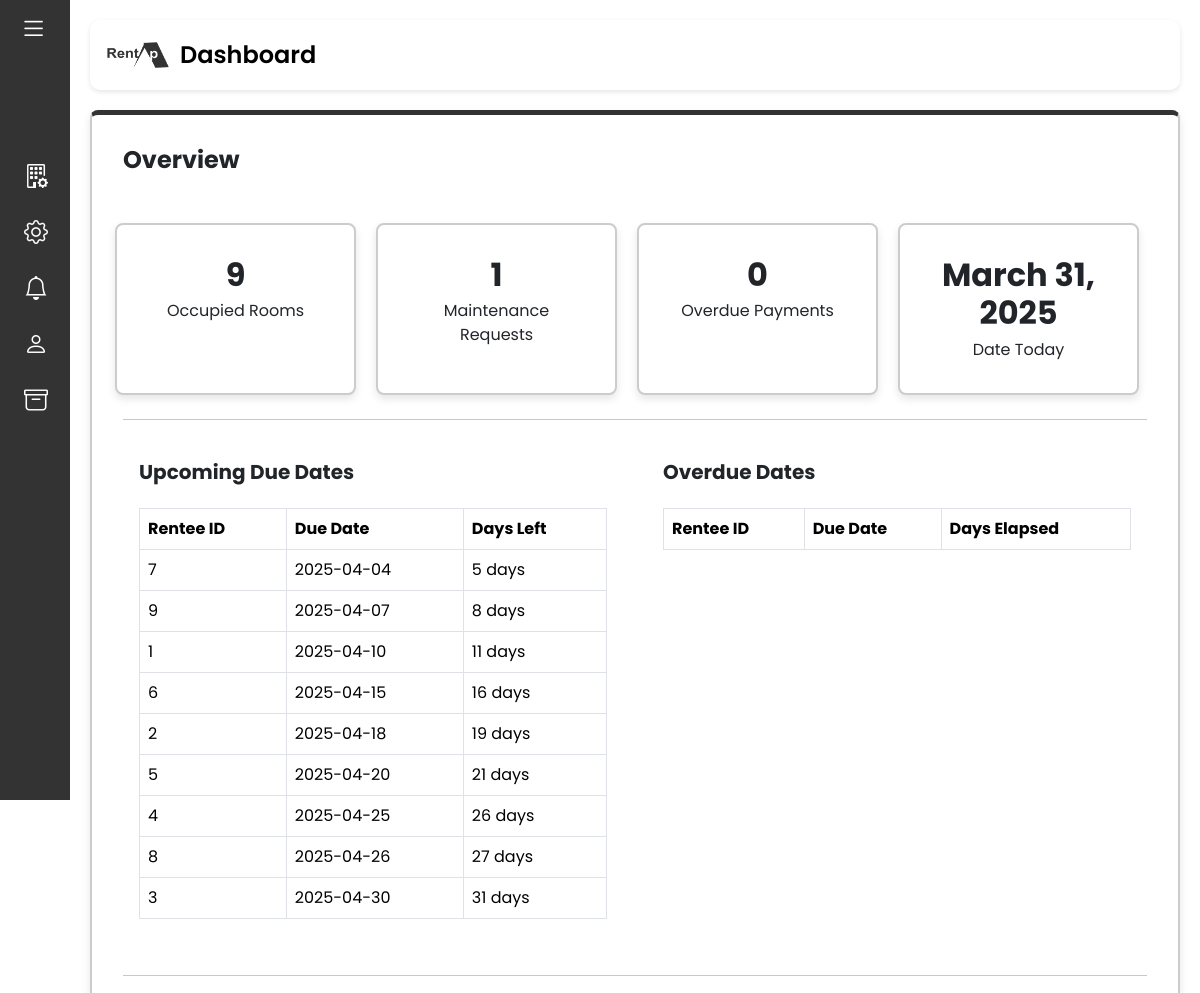
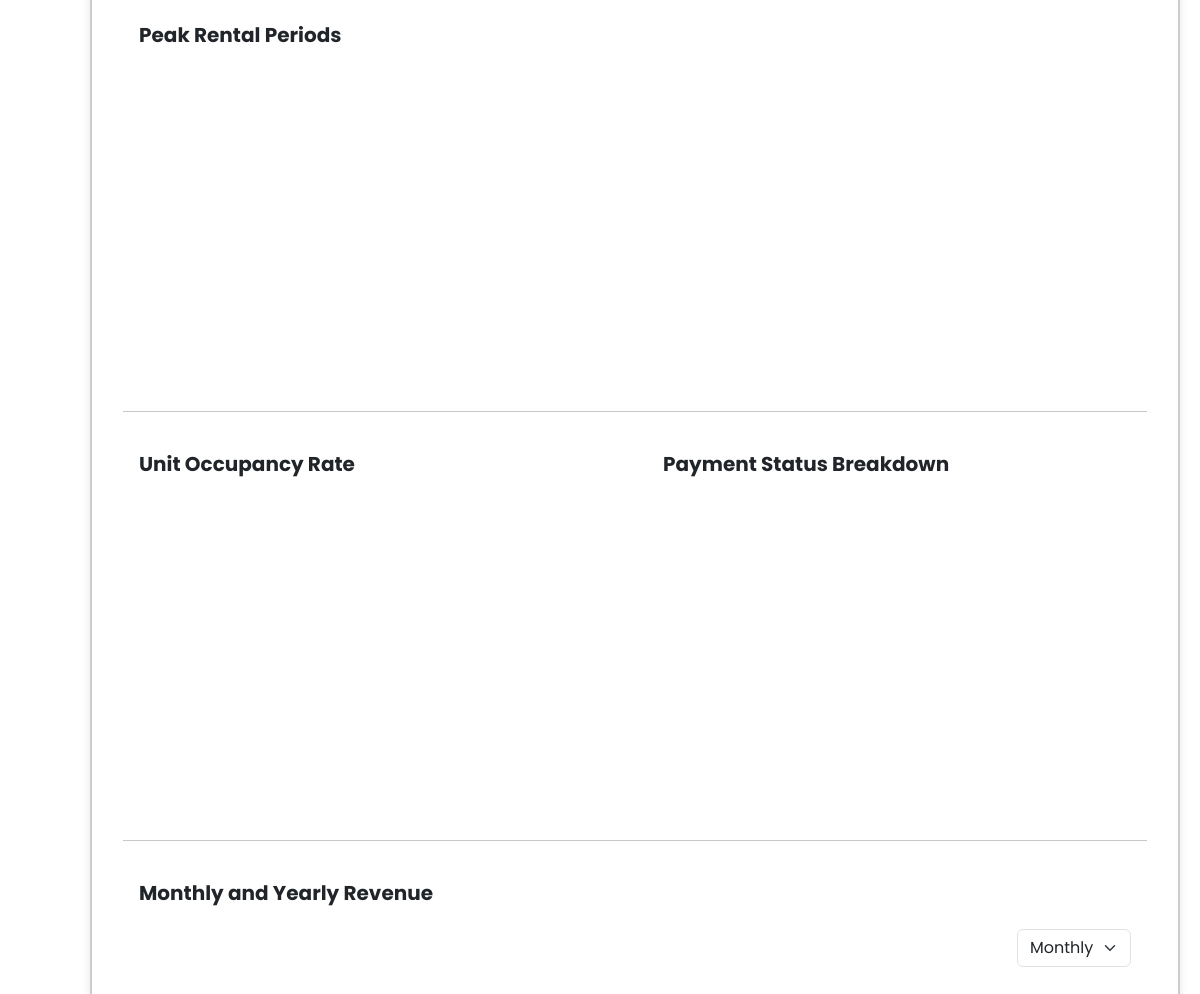
Page /manager/manager_dashboard.php (signed in) on the committed database (2 pictures, top to bottom).
### tables this page shows
CREATE TABLE `pending_payments` (
  `rentee_id` int(11) DEFAULT NULL,
  `due_date` date DEFAULT NULL,
  `amount` decimal(10,2) DEFAULT NULL,
  `status` enum('Pending','Paid') DEFAULT NULL
);

### manager/manager_dashboard.php (the view, shortened to what this page needs)
<?php
include '../db_connection.php';
$occupiedRoomsQuery = "SELECT COUNT(*) AS occupied_count FROM Unit_Status WHERE status = 'Occupied'";
$occupiedRoomsResult = $conn->query($occupiedRoomsQuery);
$occupiedRooms = $occupiedRoomsResult->fetch_assoc()['occupied_count'];
$maintenanceRequestsQuery = "SELECT COUNT(*) AS maintenance_count FROM Maintenance_Request WHERE status = 'Pending'";
$maintenanceRequestsResult = $conn->query($maintenanceRequestsQuery);
$maintenanceRequests = $maintenanceRequestsResult->fetch_assoc()['maintenance_count'];
$overduePaymentsQuery = "SELECT COUNT(*) AS overdue_count FROM Payment_History WHERE status = 'Overdue'";
$overduePaymentsResult = $conn->query($overduePaymentsQuery);
$overduePayments = $overduePaymentsResult->fetch_assoc()['overdue_count'];
$upcomingDueDatesQuery = "
    SELECT rentee_id, due_date, DATEDIFF(due_date, CURDATE()) AS days_left
    FROM Pending_Payments
    WHERE status = 'Pending' AND due_date >= CURDATE()
    ORDER BY due_date ASC
";
$upcomingDueDatesResult = $conn->query($upcomingDueDatesQuery);
?>
<!DOCTYPE html>
<html lang="en">
<head>
    <link href="https://cdn.lineicons.com/4.0/lineicons.css" rel="stylesheet" />
    <link href="https://cdn.jsdelivr.net/npm/bootstrap@5.3.3/dist/css/bootstrap.min.css" rel="stylesheet">
    <link href="https://cdn.jsdelivr.net/npm/bootstrap-icons/font/bootstrap-icons.css" rel="stylesheet">
    <link rel="stylesheet" href="../main.css">
</head>
<body>
    <div class="wrapper">
        <?php include '../manager_sidebar.php'; ?>
        <div class="main-content container-fluid g-0">
            <div class="title-container">
                <img src="../images/RentAp_full.png" alt="RentAp Icon" class="rentap_Icon">
                <h1>Dashboard</h1>
            </div>
            <div class="content-container">
                <div class="row">
                    <div class="col-12">
                        <div class="card">
                            <div class="card-body">
                                <h4 class="card-title mb-4"><strong>Overview</strong></h4>
                                <div class="row">
                                    <div class="content container mt-4">
                                        <div class="row g-3 cardBox justify-content-between">
                                            <div class="col-md-4 dashboardcard">
                                                <div class="text-center p-3">
                                                    <h5 class="card-title numbers"><?= $occupiedRooms ?></h5>
                                                    <p class="card-text cardName">Occupied Rooms</p>
                                                </div>
                                            </div>
                                            <div class="col-md-4 dashboardcard">
                                                <div class="text-center p-3">
                                                    <h5 class="card-title numbers"><?= $maintenanceRequests ?></h5>
                                                    <p class="card-text cardName">Maintenance Requests</p>
                                                </div>
                                            </div>
                                            <div class="col-md-4 dashboardcard">
                                                <div class="text-center p-3">
                                                    <h5 class="card-title numbers"><?= $overduePayments ?></h5>
                                                    <p class="card-text cardName">Overdue Payments</p>
                                                </div>
                                            </div>
                                            <div class="col-md-4 dashboardcard">
                                                <div class="text-center p-3">
                                                    <?php
                                                    $date = new DateTime();
                                                    echo '<h5 class="card-title numbers">' . $date->format('F j, Y') . '</h5>';
                                                    ?>
                                                    <p class="card-text cardName">Date Today</p>
                                                </div>
                                            </div>
                                        </div>
                                    </div>
                                </div>
                                <hr class="my-4">
                                <div class="row mt-4">
                                    <div class="col-md-6">
                                        <div class="card-body">
                                            <h5 class="card-title mb-4"><strong>Upcoming Due Dates</strong></h5>
                                            <table class="table table-bordered">
                                                <thead>
                                                    <tr>
                                                        <th>Rentee ID</th>
                                                        <th>Due Date</th>
                                                        <th>Days Left</th>
                                                    </tr>
                                                </thead>
                                                <tbody>
                                                    <?php while ($row = $upcomingDueDatesResult->fetch_assoc()): ?>
                                                        <tr>
                                                            <td><?= htmlspecialchars($row['rentee_id']) ?></td>
                                                            <td><?= htmlspecialchars($row['due_date']) ?></td>
                                                            <td><?= htmlspecialchars($row['days_left']) ?> days</td>
                                                        </tr>
                                                    <?php endwhile; ?>
                                                </tbody>
                                            </table>
                                        </div>
                                    </div>
                                    <div class="col-md-6">
                                        <div class="card-body">
                                            <h5 class="card-title mb-4"><strong>Overdue Dates</strong></h5>
                                            <table class="table table-bordered">
                                                <thead>
                                                    <tr>
                                                        <th>Rentee ID</th>
                                                        <th>Due Date</th>
                                                        <th>Days Elapsed</th>
                                                    </tr>
                                                </thead>
                                            </table>
                                        </div>
                                    </div>
                                </div>
                                <hr class="my-4">
                                <div class="col-12 mt-4">
                                    <div class="card-body">
                                        <h5 class="card-title mb-4"><strong>Peak Rental Periods</strong></h5>
                                        <div id="peakRentalChart" style="height: 300px;"></div>
                                    </div>
                                </div>
                                <hr class="my-4">
                                <div class="row mt-4">
                                    <div class="col-md-6">
                                        <div class="card-body">
                                            <h5 class="card-title mb-4"><strong>Unit Occupancy Rate</strong></h5>
                                            <div id="unitOccupancyChart" style="height: 300px;"></div>
                                        </div>
                                    </div>
                                    <div class="col-md-6">
                                        <div class="card-body">
                                            <h5 class="card-title mb-4"><strong>Payment Status Breakdown</strong></h5>
                                            <div id="paymentStatusChart" style="height: 300px;"></div>
                                        </div>
                                    </div>
                                </div>
                                <hr class="my-4">
                                <div class="col-12 mt-4">
                                    <div class="card-body">
                                        <h5 class="card-title mb-4"><strong>Monthly and Yearly Revenue</strong></h5>
                                        <div class="d-flex justify-content-end mb-3">
                                            <select id="revenueViewSelector" class="form-select w-auto">
                                                <option value="monthly" selected>Monthly</option>
                                            </select>
                                        </div>
                                        <div id="revenueChart" style="height: 300px;"></div>
                                    </div>
                                </div>
                            </div>
                        </div>
                    </div>
                </div>
            </div>
</body>
</html>

### manager_sidebar.php (shortened to what this page needs)
<aside id="sidebar">
    <div class="d-flex">
        <button class="toggle-btn" type="button">
            <i class="bi bi-list" alt="Toggle Sidebar" ></i>
        </button>
    </div>
    <ul class="sidebar-nav">
        <li class="sidebar-item">
            <a href="manager_dashboard.php" class="sidebar-link">
            </a>
        </li>
        <li class="sidebar-item">
            <a href="manager_apartment_management.php" class="sidebar-link">
                <i class="bi bi-building-gear"></i>
            </a>
        </li>
        <li class="sidebar-item">
            <a href="#" class="sidebar-link collapsed has-dropdown" data-bs-toggle="collapse" data-bs-target="#accounts" aria-expanded="false" aria-controls="accounts">
                <i class="bi bi-gear"></i>
            </a>
        </li>
        <li class="sidebar-item">
            <a href="manager_notification.php" class="sidebar-link">
                <i class="bi bi-bell"></i>
            </a>
        </li>
        <li class="sidebar-item">
            <a href="manager_rentee_profile.php" class="sidebar-link">
                <i class="bi bi-person"></i>
            </a>
        </li>
        <li class="sidebar-item">
            <a href="manager_archive.php" class="sidebar-link">
                <i class="bi bi-archive"></i>
            </a>
        </li>
    </ul>
    <div class="sidebar-footer">
        <a href="manager_login.php" class="sidebar-link">
        </a>
    </div>
</aside>

### main.css (style rules this page uses)
html, body { overflow: auto; height: 100%; }
a { text-decoration: none; }
li { list-style: none; }
h1 { font-weight: 600; font-size: 1.5rem; }
body { font-family: 'Poppins', sans-serif; }
.wrapper { display: flex; height: 100vh; }
#sidebar { position: fixed; height: 100vh; width: 70px; min-width: 70px; z-index: 1000; transition: width 0.25s ease-in-out; background-color: #333333; display: flex; flex-direction: column; top: 0; left: 0; }
.toggle-btn i { font-size: 1.7rem; color: #FFF; width: 24px; height: 24px; max-width: 100%; }
.toggle-btn { background-color: transparent; cursor: pointer; border: 0; padding: 1.3rem 1rem; margin-left: 5px; }
.sidebar-nav { padding: 2rem 0; flex: 1 1 auto; }
a.sidebar-link { padding: .625rem 1.625rem; color: #FFF; display: block; font-size: 0.9rem; white-space: nowrap; border-left: 3px solid transparent; border-top: -3px; }
.sidebar-link i { font-size: 1.5rem; margin-right: .75rem; }
.sidebar-item { position: relative; left: -5px; }
.main-content { margin-left: 70px; padding: 20px; transition: margin-left 0.25s ease-in-out; }
.rentap_Icon { width: 65px; height: 40px; margin-right: 10px; }
.title-container { color: black; padding: 15px; border-radius: 10px; box-shadow: 0px 2px 5px rgba(0, 0, 0, 0.1); margin-bottom: 20px; display: flex; align-items: center; }
.title-container h1 { font-size: 24px; margin: 0; }
.content { flex-grow: 1; width: 100%; }
button.toggle-btn { padding: 10px; padding-left: 15px; }
.cardBox { display: flex; flex-wrap: wrap; justify-content: space-evenly; width: 100%; }
.card { flex: 1 1 calc(25% - 20px); max-width: 100%; min-width: 180px; padding: 15px; border: 2px solid #ccc; border-top: 5px solid #333333; border-radius: 8px; background-color: #fff; box-shadow: 0 4px 8px rgba(0, 0, 0, 0.1); }
.dashboardcard { flex: 1 1 calc(25% - 20px); max-width: 100%; min-width: 180px; padding: 15px; border: 2px solid #ccc; border-radius: 8px; background-color: #fff; box-shadow: 0 4px 8px rgba(0, 0, 0, 0.1); }
.card .numbers { font-size: 2rem; font-weight: bold; margin-bottom: 5px; }
.card .cardName { font-size: 1rem; margin-top: 5px; }
.cardBox { display: flex; flex-wrap: wrap; gap: 20px; }

### manager/manager_dashboard.php (style rules this page uses)
.cardBox { background-color: transparent !important; border-bottom: none !important; }

### rows in the picture
pending_payments: rentee_id "7", due_date "2025-04-04", days_left "5"
pending_payments: rentee_id "9", due_date "2025-04-07", days_left "8"
pending_payments: rentee_id "1", due_date "2025-04-10", days_left "11"
pending_payments: rentee_id "6", due_date "2025-04-15", days_left "16"
pending_payments: rentee_id "2", due_date "2025-04-18", days_left "19"
pending_payments: rentee_id "5", due_date "2025-04-20", days_left "21"
pending_payments: rentee_id "4", due_date "2025-04-25", days_left "26"
pending_payments: rentee_id "8", due_date "2025-04-26", days_left "27"
pending_payments: rentee_id "3", due_date "2025-04-30", days_left "31"

### other values in the picture
$occupiedRooms "9"
$maintenanceRequests "1"
$overduePayments "0"
